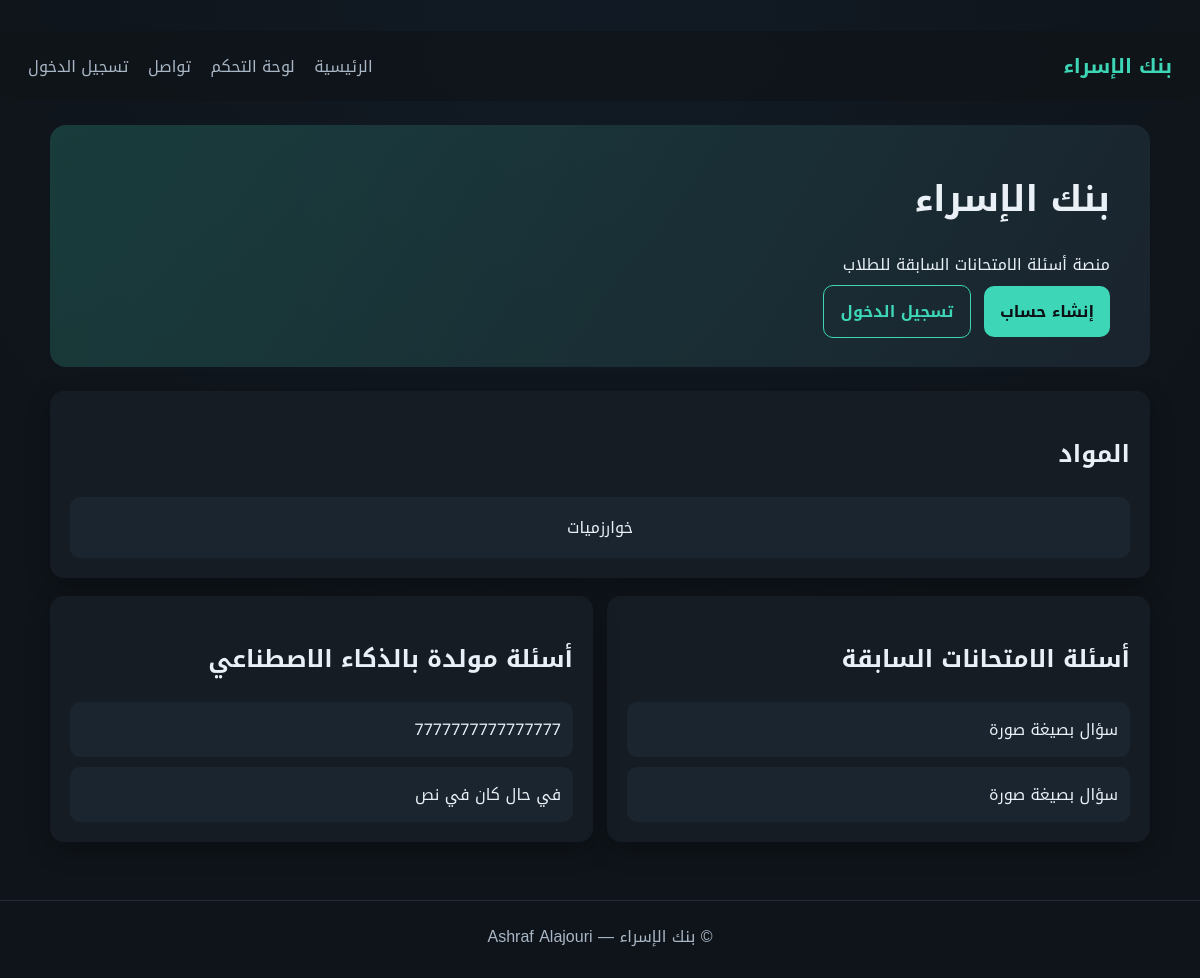
Before: / with the older database file.
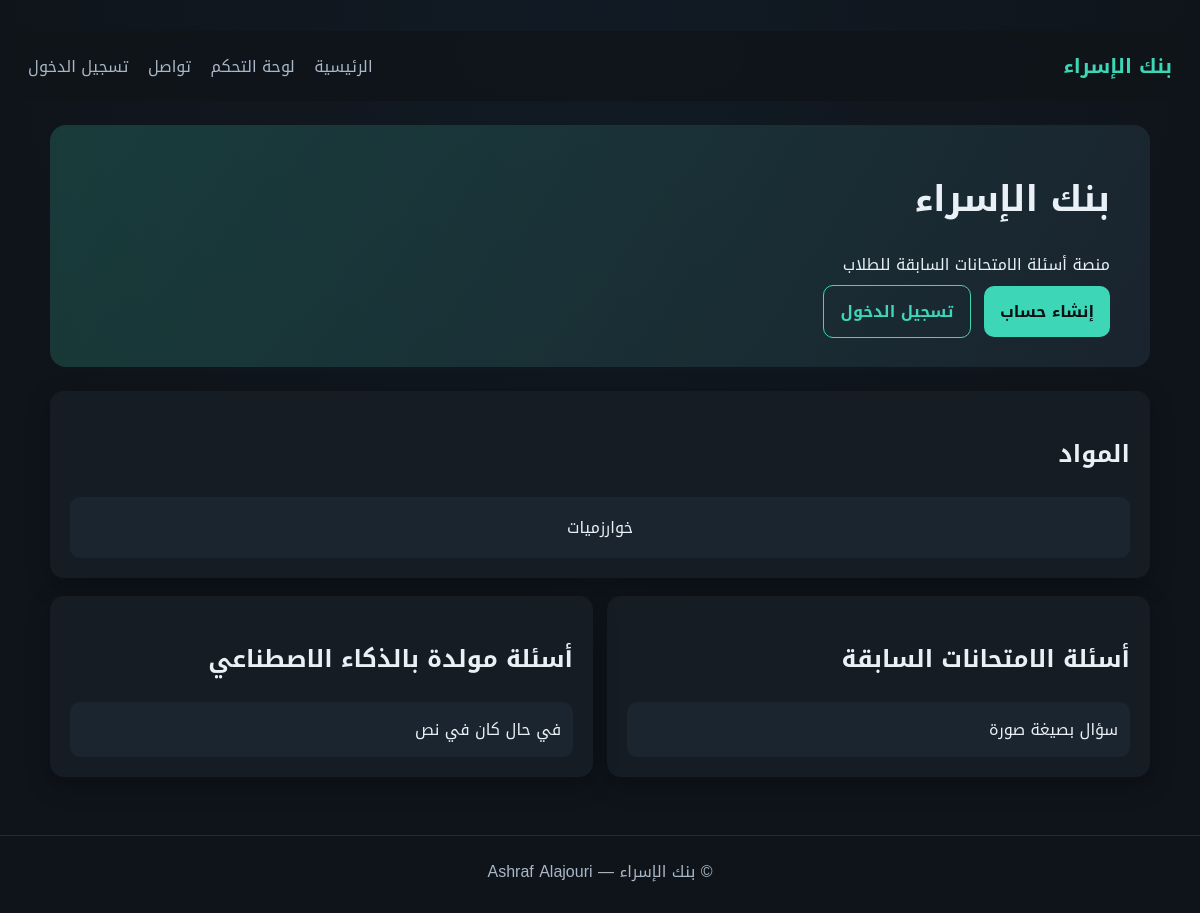
After: the same page with the newer database file.
### tables this page shows
CREATE TABLE subjects (
            id INTEGER PRIMARY KEY AUTOINCREMENT,
            name TEXT UNIQUE NOT NULL,
            created_at TEXT NOT NULL
        );

CREATE TABLE questions (
            id INTEGER PRIMARY KEY AUTOINCREMENT,
            subject_id INTEGER NOT NULL,
            exam_type TEXT NOT NULL CHECK (exam_type IN ('mid','final')),
            question_text TEXT NOT NULL,
            choice_a TEXT NOT NULL,
            choice_b TEXT NOT NULL,
            choice_c TEXT NOT NULL,
            choice_d TEXT NOT NULL,
            correct_choice TEXT NOT NULL CHECK (correct_choice IN ('A','B','C','D')),
            explanation TEXT,
            created_at TEXT NOT NULL,
            updated_at TEXT NOT NULL, image_path TEXT, source TEXT,
            FOREIGN KEY(subject_id) REFERENCES subjects(id) ON DELETE CASCADE
        );

### app.py (the view)
@app.get("/", response_class=HTMLResponse)
def home(request: Request):
    user = get_current_user(request)
    conn = get_db()
    subjects = conn.execute("SELECT * FROM subjects ORDER BY name").fetchall()
    past_questions = conn.execute(
        "SELECT id, question_text, image_path FROM questions WHERE source = 'past' ORDER BY id DESC LIMIT 8"
    ).fetchall()
    ai_questions = conn.execute(
        "SELECT id, question_text, image_path FROM questions WHERE source = 'ai' ORDER BY id DESC LIMIT 8"
    ).fetchall()
    conn.close()
    return templates.TemplateResponse(
        "home.html",
        {
            "request": request,
            "user": user,
            "subjects": subjects,
            "past_questions": past_questions,
            "ai_questions": ai_questions,
            "flash": request.session.pop("flash", None),
        },
    )

### templates/home.html
﻿{% set title = "الرئيسية" %}
{% extends "base.html" %}
{% block content %}
<section class="hero">
  <div class="hero-text">
    <h1>بنك الإسراء</h1>
    <p>منصة أسئلة الامتحانات السابقة للطلاب</p>
    <div class="hero-actions">
      {% if user %}
        <a class="btn" href="/dashboard">لوحة التحكم</a>
      {% else %}
        <a class="btn" href="/register">إنشاء حساب</a>
        <a class="btn ghost" href="/login">تسجيل الدخول</a>
      {% endif %}
    </div>
  </div>
</section>
<section class="card">
  <h2>المواد</h2>
  <div class="grid">
    {% for s in subjects %}
      <a class="subject" href="/subjects/{{ s.id }}?exam=mid">{{ s.name }}</a>
    {% else %}
      <p>لا توجد مواد بعد.</p>
    {% endfor %}
  </div>
</section>
<section class="grid two">
  <div class="card">
    <h2>أسئلة الامتحانات السابقة</h2>
    <div class="list">
      {% for q in past_questions %}
        <a class="question-item" href="/questions/{{ q.id }}">
          <span>{{ q.question_text or 'سؤال بصيغة صورة' }}</span>
        </a>
      {% else %}
        <p>لا توجد أسئلة بعد.</p>
      {% endfor %}
    </div>
  </div>
  <div class="card">
    <h2>أسئلة مولدة بالذكاء الاصطناعي</h2>
    <div class="list">
      {% for q in ai_questions %}
        <a class="question-item" href="/questions/{{ q.id }}">
          <span>{{ q.question_text or 'سؤال بصيغة صورة' }}</span>
        </a>
      {% else %}
        <p>لا توجد أسئلة بعد.</p>
      {% endfor %}
    </div>
  </div>
</section>
{% endblock %}

Changed rows visible on the page:
removed questions: question_text "سؤال بصيغة صورة", shown under "أسئلة الامتحانات السابقة"
removed questions: question_text "7777777777777777", shown under "أسئلة مولدة بالذكاء الاصطناعي"
